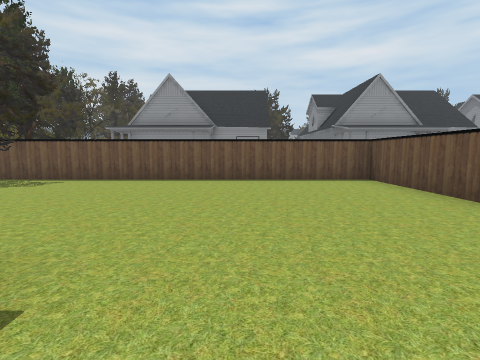
View 1 (above)

21 first-person views from a walk through a 3-D level made in the Unity game engine. The camera is 1.3 m above the floor, tilts 6° down and sees 85° across. The floor is counted in squares, 2 m on a side. Each view is taken from the middle of a square. On the plan, view 1 faces up. The plan holds only what a view shows up to about 9 squares ahead; the rest is blank. The place goes on beyond the plan. The player is left out. Some animated figures are left out. Door leaves are left out, so doorways stand open.

View 2
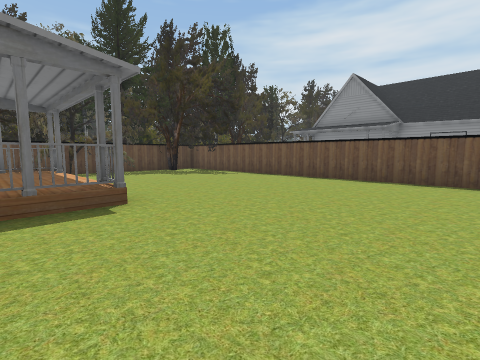

View 3
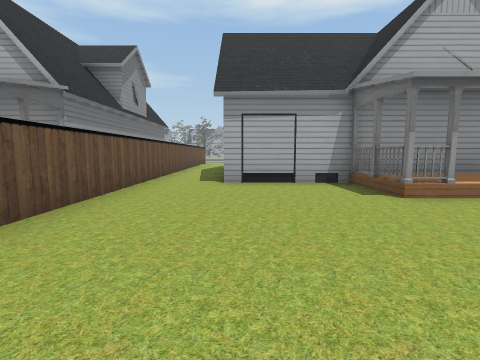

View 4
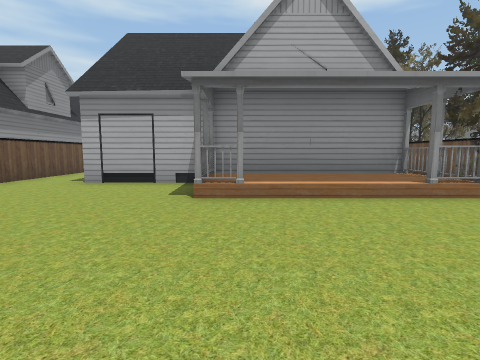

View 5
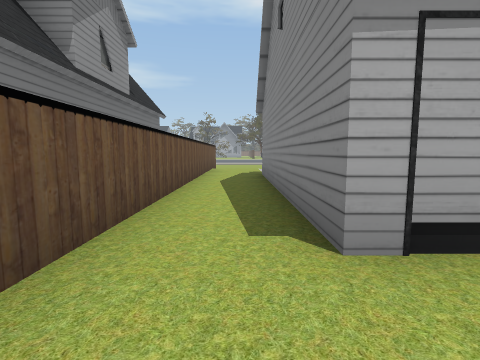

View 6
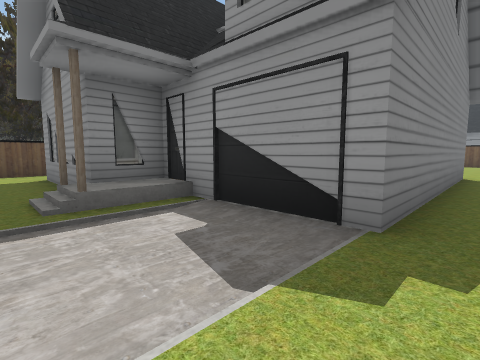

View 7
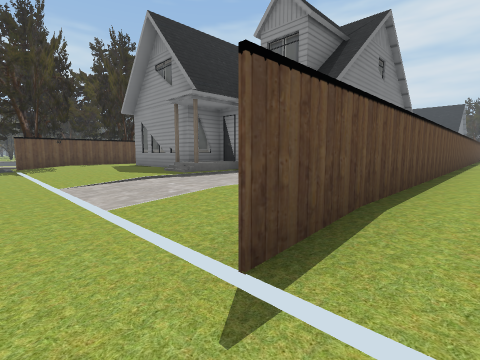

View 8
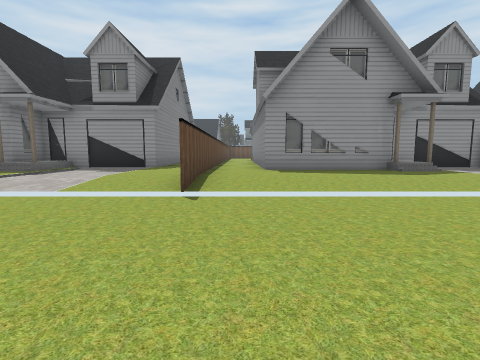

View 9
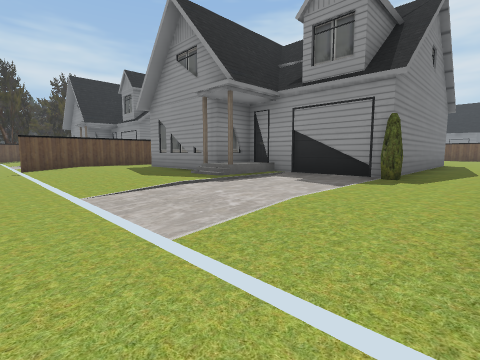

View 10
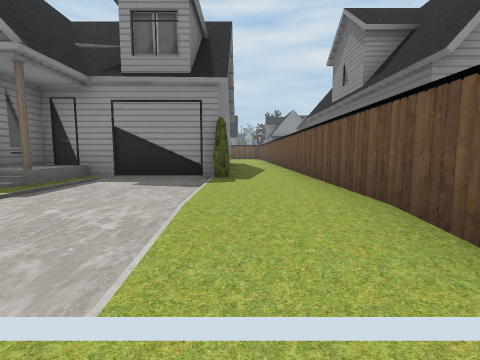

View 11
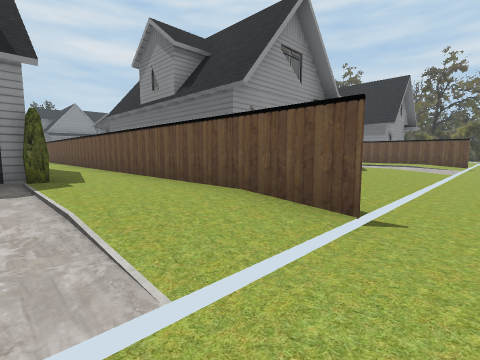

View 12
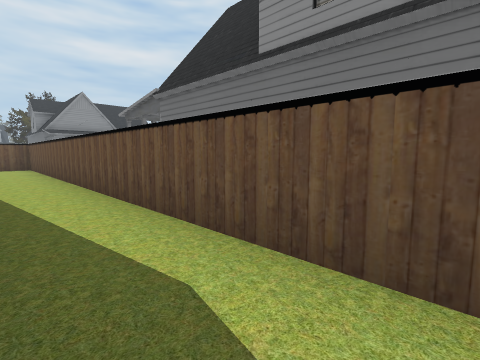

View 13
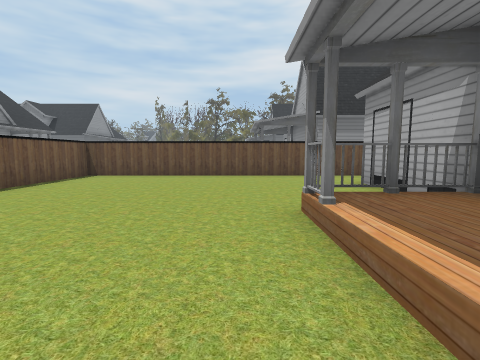

View 14
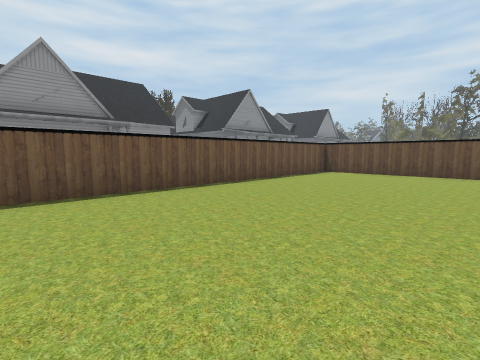

View 15
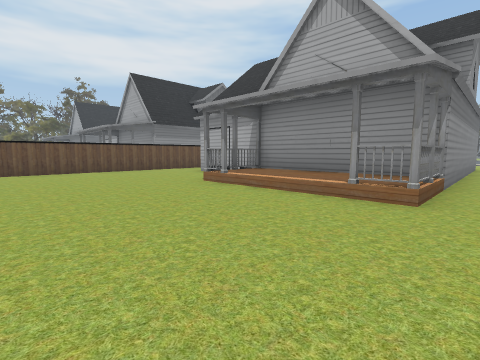

View 16
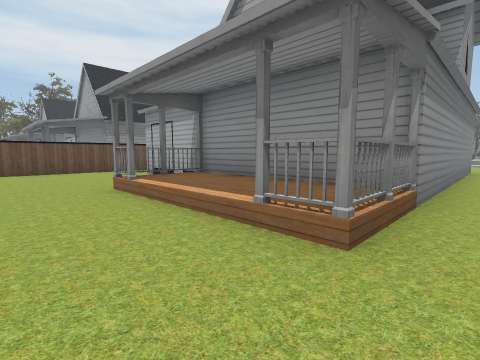

View 17
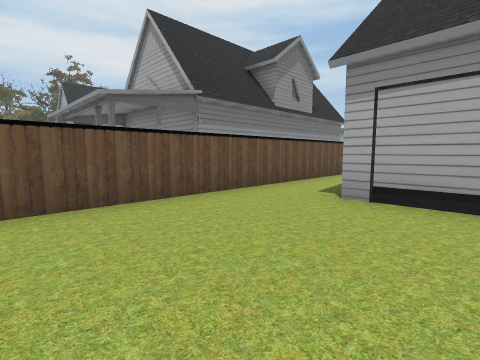

View 18
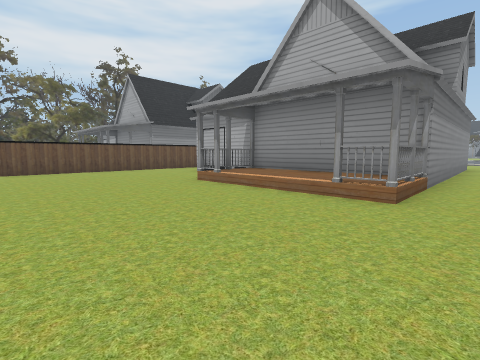

View 19
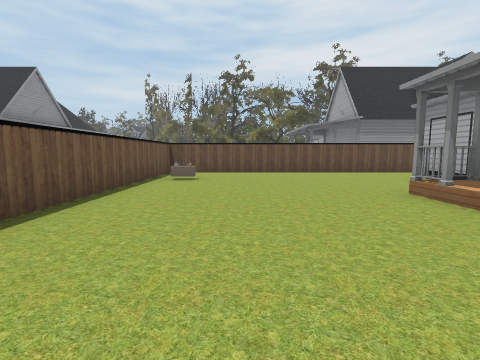

View 20
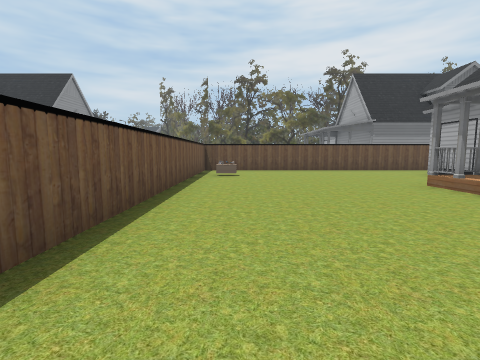

View 21
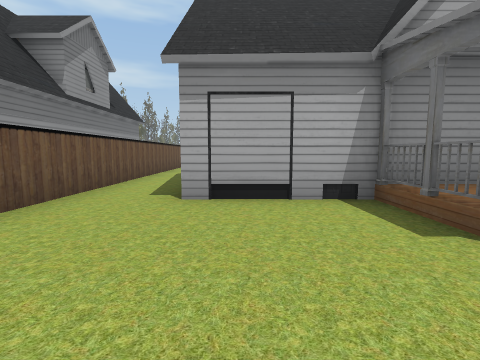

### Floor plan
Key: @ floor where view 1 was taken; # wall or solid block; . main floor; - floor 0.25 m lower than the main floor; : floor 0.5 m higher than the main floor; / step, stairs or slope; = window, fence, low wall or low ledge; O other object.
Columns run from 6 left of view 1 to 25 right of it. Each row starts with its distance up from view 1.
 13                O
 12                O
 11
 10
  9 OO
  8
  7
  6 #O#############################
  5 O........#.........#..........#
  4 O........#.........#..........#
  3 O........#.........#..........#
  2 =........#.........#..........#
  1 OO::OO...#.O:::O...#.O:::O....#
  0 O    O@..#.O   O...#.O   O....#
 -1 OOOOOOOO.#.#OOOOOO.#.#OOOOOO..#
 -2        O.#.#     O.#.#      ..#
 -3        O.#.#     O.#.#      ..#
 -4        O.#.O     O.#.O       .#O
 -5        O.#.O     O.# O       .#O
 -6        O.#.#     O.# #       .#
 -7     O....#.#  O/.OO# #  O
 -8  OOOO....#.#OOO/...# OOOO
 -9  ........#.........#
-10 O/.../-/.#......--.# .....--.
-11 /////////#/////////#/////////
-12  --------------------------
-13         -----
-14          ---
-15           -

Where each view was taken, in squares from view 1:
view 1: 0 up, 0 right, facing up
view 2: 0 up, 2 right, facing up-left
view 3: 5 up, 1 right, facing down
view 4: 5 up, 2 left, facing down
view 5: 1 up, 2 right, facing down
view 6: 9 down, 2 right, facing up-left
view 7: 12 down, 4 right, facing up-left
view 8: 15 down, 4 right, facing up
view 9: 12 down, 13 right, facing up-left
view 10: 12 down, 12 right, facing up
view 11: 12 down, 11 right, facing up-right
view 12: 6 down, 12 right, facing up-right
view 13: 2 up, 6 right, facing right
view 14: 2 up, 5 right, facing up-right
view 15: 5 up, 4 right, facing down-right
view 16: 3 up, 4 right, facing down-right
view 17: 3 up, 10 right, facing down-right
view 18: 5 up, 14 right, facing down-right
view 19: 4 up, 15 right, facing right
view 20: 5 up, 14 right, facing right
view 21: 3 up, 21 right, facing down
